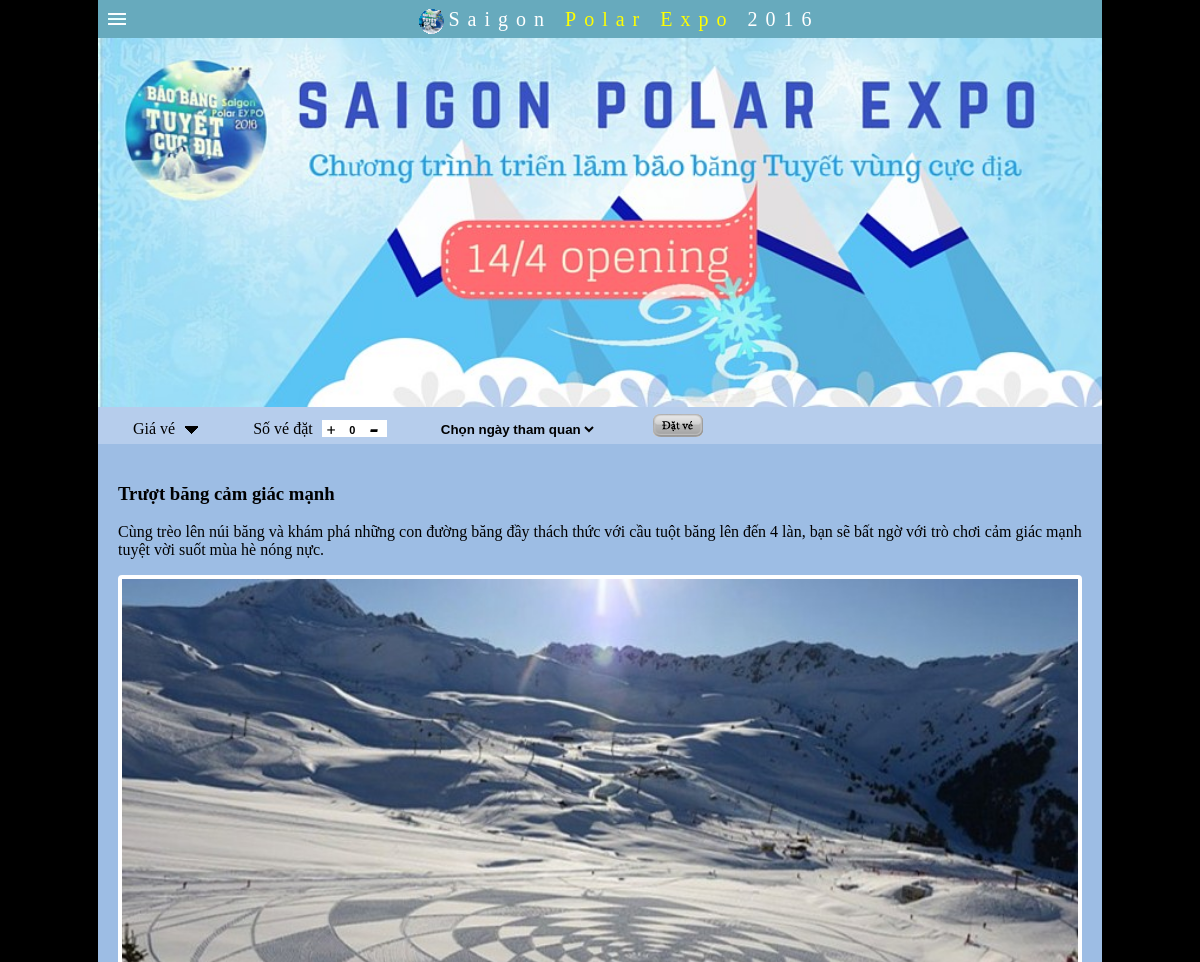
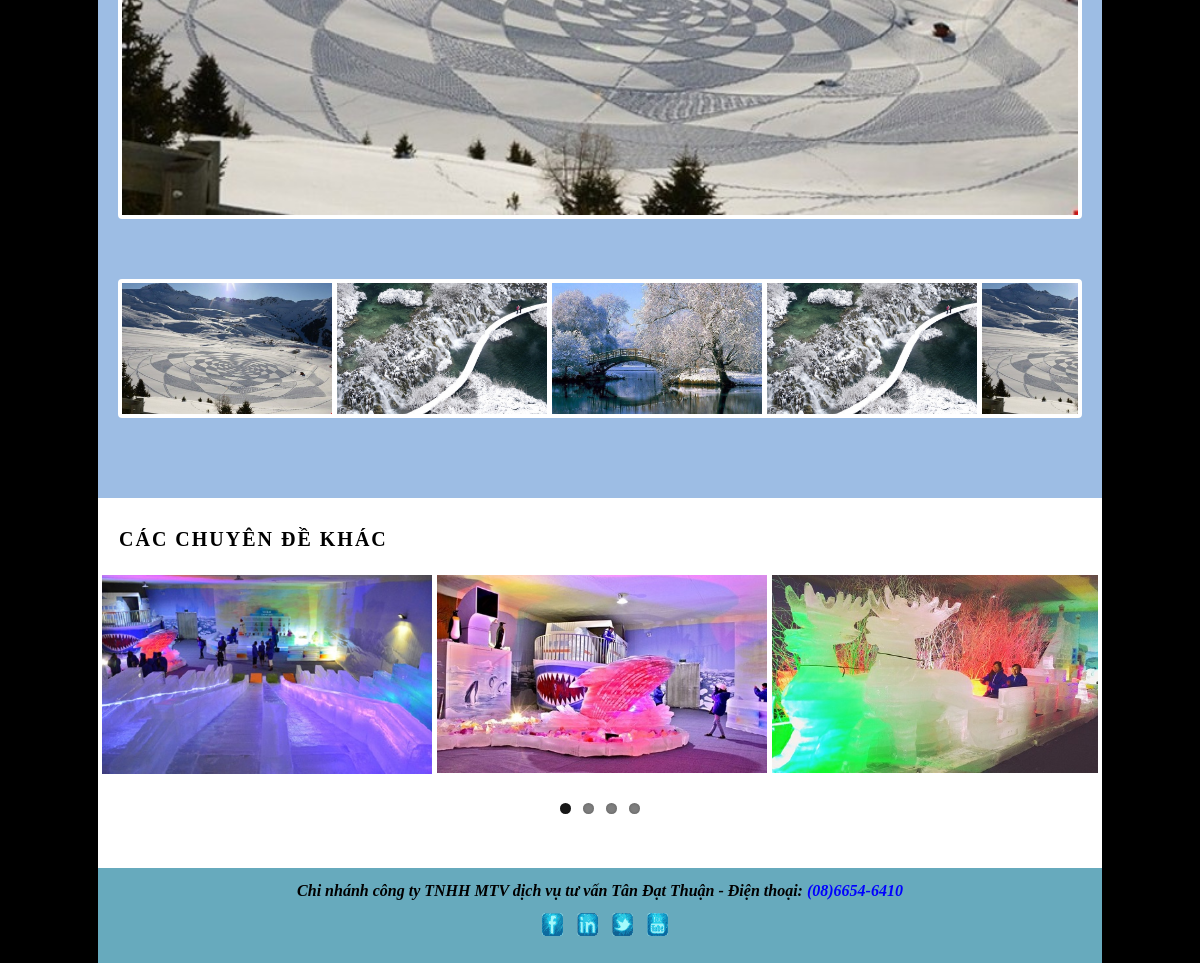
/chuyende.php, run on the app's committed database (2 pictures, top to bottom).
### tables this page shows
CREATE TABLE IF NOT EXISTS `chuyende` (
  `ID` int(10) unsigned NOT NULL,
  `TEN` varchar(255) NOT NULL,
  `NOI_DUNG` text,
  `HINH_ANH` varchar(255) DEFAULT NULL
);

### File_control/Connection.php (called while the page is built, shortened)
<?php
   class Connection{
	   function ExecuteDB($sqlstr)
	   {
	   		global $con;
	   		$result = mysql_query($sqlstr,$con) or die(mysql_error());
			 return $result;
		}
   }
?>

### chuyende.php (the view, shortened to what this page needs)
<!DOCTYPE html PUBLIC "-//W3C//DTD XHTML 1.0 Transitional//EN" "http://www.w3.org/TR/xhtml1/DTD/xhtml1-transitional.dtd">
<html xmlns="http://www.w3.org/1999/xhtml">
    <head>
        <link href="page.css" type="text/css" rel="stylesheet" />
        <link rel="stylesheet" href="FlexSlider/flexslider.css" type="text/css" media="screen" />
    </head>
    <body>
        <?php
            include './File_control/Connection.php';
            $connect = new Connection;
            $connect->Connect2DB();
            $urlchude = './product/12chude/';
            $idChude = isset($_GET['idChude']) && $_GET['idChude'] > 0 && $_GET['idChude'] <= 12 ? $_GET['idChude'] : 1;
            $urlhinhchude = './product/hinhchude/' . $idChude . '/';
            $hinhchude = array_slice(scandir($urlhinhchude), 2);
            $chude = array();
            if ($idChude) {
                $sql = 'SELECT * FROM chuyende WHERE ID = ' . $idChude;
                $result = $connect->ExecuteDB($sql);
                $chude = mysql_fetch_assoc($result);
            }
        ?>
        <?php include_once('banner.php')?>
        <div style="background-color:#b6cdec; padding-top:5px">
            <?php include_once('chonve.php')?>
            <div style="background-color:#9dbde4; padding: 20px;">
                <h3><?php echo isset($chude['TEN']) ? $chude['TEN'] : '' ?></h3>
                <p>
                    <?php echo isset($chude['NOI_DUNG']) ? $chude['NOI_DUNG'] : '' ?>
                </p>
                <section class="slider">
                    <div id="slider" class="flexslider">
                      <ul class="slides">
                            <?php
                            foreach ($hinhchude as $value) {
                                echo '<li><img    src="' . $urlhinhchude . $value;
                                $temp = explode('.', $value);
                                echo '" alt="' . $temp[0] . '" border="0" /></li>';
                            }
                            ?>
                      </ul>
                    </div>
                    <div id="carousel" class="flexslider">
                      <ul class="slides">
                            <?php
                            foreach ($hinhchude as $value) {
                                echo '<li><img    src="' . $urlhinhchude . $value;
                                $temp = explode('.', $value);
                                echo '" alt="' . $temp[0] . '" border="0" /></li>';
                            }
                            ?>
                      </ul>
                    </div>
                </section>
            </div>
            <div style="background-color:white; padding-top:30px; padding-bottom:30px; position:relative">
                <span style="font-size:20px; font-weight:bold; letter-spacing:2px">&nbsp;&nbsp;  CÁC CHUYÊN ĐỀ KHÁC</span>
                <div style="margin-top:20px; margin-bottom:20px" class="album">
                    <div class="flexslider flex2">
                      <ul class="slides">
                        <?php
                        $sql = "SELECT * FROM chuyende";
                        $result = $connect->ExecuteDB($sql);
                        $arrChuDeKhac = array();
                        while ($row = mysql_fetch_assoc($result)) {
                            $arrChuDeKhac[] = $row;
                        }
                        if(count($arrChuDeKhac)>0)
                        {
                           for ($i = 0; $i < count($arrChuDeKhac); $i=$i+1) {
                                echo '<li>';
                                echo '<a title="'. $arrChuDeKhac[$i]['TEN'] .'" href="/chuyende.php?idChude='. $arrChuDeKhac[$i]['ID'] .'"><img src="' . $urlchude . $arrChuDeKhac[$i]['HINH_ANH'] . '" alt="' . $arrChuDeKhac[$i]['TEN'] . '" border="0" /><p class="flex-caption">'.$arrChuDeKhac[$i]['TEN'].'</p></a>';
                                echo '</li>';
                            }
                        }
                            ?>
                      </ul>
                    </div>
                </div>
            </div>
        </div>
        </div>
    </body>
</html>

### banner.php
<?php
    $urlbanner='./product/banner/';
    $banner=array_slice(scandir($urlbanner), 2);
?>
<div style="position:relative">
    <div class="slideshow"><?php foreach($banner as $value) {
        echo '<div><img src="'.$urlbanner.$value;
        $temp=explode('.',$value);
        echo '" alt="'.$temp[0].'" border="0" /></div>';
        }
        ?>
    </div>
</div>

### chonve.php (shortened to what this page needs)
<div class="menu" style="margin:0px 35px 0px 35px; height:32px">
        <li>Giá vé <span style="margin-left:5px"><img src="pic/arrow_down.gif" id="show_giave" class="image_click"/></span> </li>
        <li>
            <span>Số vé đặt</span>
              <span style="background-color:white;  height:40px; margin-left:5px; ">
              <span style="margin-left:5px"><img class="image_click" src="pic/add.gif" onclick="add(document.getElementById('nguoilon'))" /></span>
               <span > <input type="text" id="nguoilon"  name="nguoilon" align="bottom" style="font-size:11px; height:10px; font-weight:bold; text-align:center;width:23px; border:none" value="0"/></span>
               <span style="margin-right:5px"><img  class="image_click" src="pic/substract.gif" align="absmiddle" onclick="subtract(document.getElementById('nguoilon'))"/></span>
            </span>
        </li>
        <li>
            <span><select id="loaive" style="border:none;  background-color:#b6cdec; font-weight:bold"><option>Chọn ngày tham quan</option></select></span>
        </li>
        <li><img onclick="change_page();" src="pic/button_dat_ve.gif" align="absbottom" style="cursor:pointer" onmouseover="change_datve_img_over(this)" onmouseout="change_datve_img_out(this)" /></li>
</div>

### page.css (style rules this page uses)
body { background-color:black; margin:0;font-family: Minion Pro, Times New Roman, Arial; }
li { display:inline }
.menu li { margin-right:50px }
.album li { margin-right:8.3px }

### FlexSlider/flexslider.css (style rules this page uses)
.slides, .slides > li, .flex-control-nav, .flex-direction-nav { margin: 0; padding: 0; list-style: none; }
.flexslider { margin: 0; padding: 0; }
.flexslider .slides > li { display: none; -webkit-backface-visibility: hidden; }
.flexslider .slides img { width: 100%; display: block; }
.flexslider .slides:after { content: "\0020"; display: block; clear: both; visibility: hidden; line-height: 0; height: 0; }
html[xmlns] .flexslider .slides { display: block; }
.flexslider { margin: 0 0 60px; background: #ffffff; border: 4px solid #ffffff; position: relative; zoom: 1; -webkit-border-radius: 4px; -moz-border-radius: 4px; border-radius: 4px; -webkit-box-shadow: '' 0 1px 4px rgba(0, 0, 0, 0.2); -moz-box-shadow: '' 0 1px 4px rgba(0, 0, 0, 0.2); -o-box-shadow: '' 0 1px 4px rgba(0, 0, 0, 0.2); box-shadow: '' 0 1px 4px rgba(0, 0, 0, 0.2); }
.flexslider .slides { zoom: 1; }
.flexslider .slides img { height: auto; -moz-user-select: none; }

### chuyende.php (style rules this page uses)
.image_click { cursor:pointer }
.icon { padding-left:10px; padding-bottom:10px; width:21px; height:23px }
.slideshow { position:relative; height:369px; width:1004px; overflow:hidden; }
.slideshow div { position:absolute; top:0px;; left:0; z-index:8; }
.slideshow div img { width:1004px; height:369px; }

### data on the page
chuyende: TEN "Trượt băng cảm giác mạnh", NOI_DUNG "Cùng trèo lên núi băng và khám phá những con đường băng đầy thách thức với cầu tuột băng lên đến 4 làn, bạn sẽ bất ngờ với trò chơi cảm giác mạnh tuyệt vời suốt mùa hè nóng nực.", HINH_ANH (picture)
chuyende: HINH_ANH (picture)
chuyende: HINH_ANH (picture)
